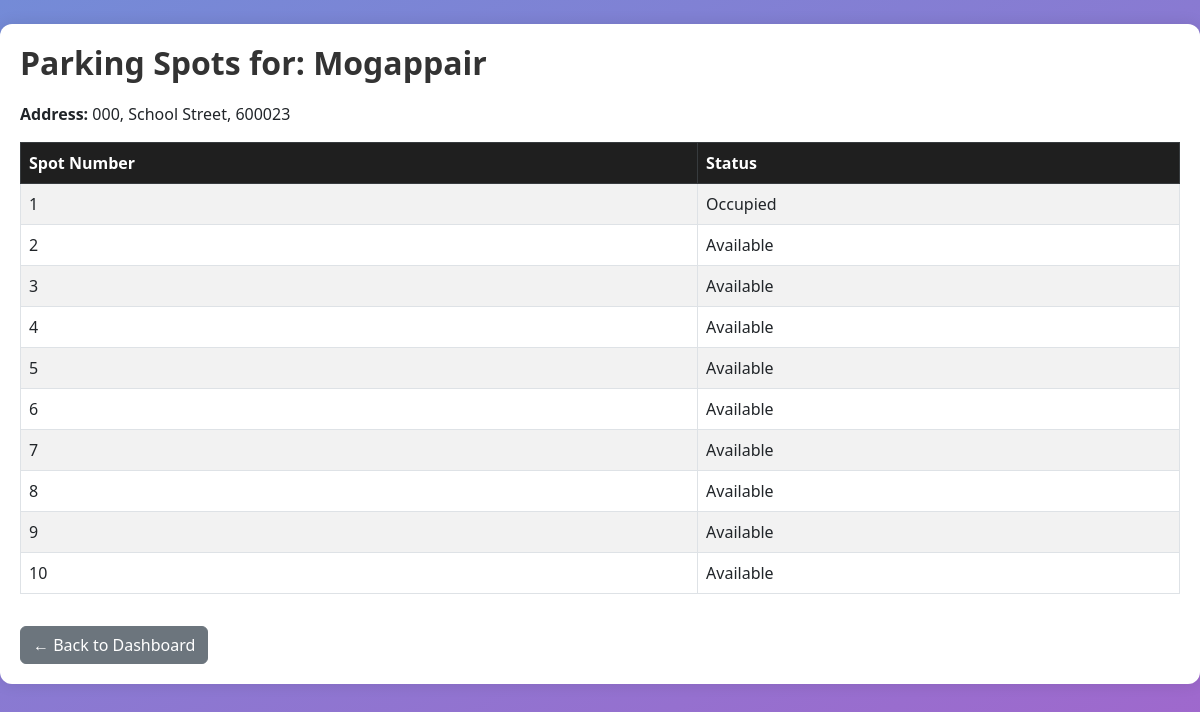
Page /admin/lots/3/spots on the committed database.
### models/models.py (models this page shows)
class ParkingLot(db.Model):
    id = db.Column(db.Integer, primary_key=True)
    name = db.Column(db.String(100), nullable=False)
    address = db.Column(db.String(200), nullable=False)
    pin_code = db.Column(db.String(10), nullable=False)
    price = db.Column(db.Float, nullable=False)
    max_spots = db.Column(db.Integer, nullable=False)
    spots = db.relationship('ParkingSpot', backref='lot')

class ParkingSpot(db.Model):
    id = db.Column(db.Integer, primary_key=True)
    lot_id = db.Column(db.Integer, db.ForeignKey('parking_lot.id'), nullable=False)
    spot_number = db.Column(db.Integer, nullable=False)
    status = db.Column(db.String(1), nullable=False, default='A')  # A = Available, O = Occupied
    reservations = db.relationship('Reservation', backref='spot')

### app.py (the view)
@app.route('/admin/lots/<int:lot_id>/spots')
def view_spots(lot_id):
    lot = ParkingLot.query.get_or_404(lot_id)
    spots = ParkingSpot.query.filter_by(lot_id=lot.id).all()
    return render_template('view_spots.html', lot=lot, spots=spots)

### templates/view_spots.html (shortened to what this page needs)
{% extends 'layout.html' %}
{% set title = "View" %}
{% block content %}
<div class="container mt-4">
    <h2>Parking Spots for: {{ lot.name }}</h2>
    <p><strong>Address:</strong> {{ lot.address }}, {{ lot.pin_code }}</p>
    {% if spots %}
        <table class="table table-bordered table-striped mt-3">
            <thead class="table-dark">
                <tr>
                    <th>Spot Number</th>
                    <th>Status</th>
                </tr>
            </thead>
            <tbody>
                {% for spot in spots %}
                <tr>
                    <td>{{ spot.spot_number }}</td>
                    <td>
                        {% if spot.status == 'A' %}
                            Available
                        {% else %}
                            Occupied
                        {% endif %}
                    </td>
                </tr>
                {% endfor %}
            </tbody>
        </table>
    {% else %}
        <p>No parking spots found.</p>
    {% endif %}
    <a href="{{ url_for('admin_dashboard') }}" class="btn btn-secondary mt-3">← Back to Dashboard</a>
</div>
{% endblock %}

### static/css/edit_lot.css (style rules this page uses)
body { font-family: 'Segoe UI', Tahoma, Geneva, Verdana, sans-serif; margin: 0; background-image: linear-gradient(150deg, #748bd7, #ba52c6); padding: 0; height: 200vh; }
.container { max-width: 1200px; margin: 40px auto; padding: 20px; background-color: white; border-radius: 12px; box-shadow: 0 0 15px rgba(0,0,0,0.1); }
h2, h3 { font-weight: 600; color: #333; margin-bottom: 20px; }
.table th { background-color: #1f1f1f; color: white; font-weight: 600; }
.table td, .table th { vertical-align: middle; }

### rows in the picture
ParkingLot: name "Mogappair", address "000, School Street", pin_code "600023"
ParkingSpot: spot_number "1", status "Occupied"
ParkingSpot: spot_number "2", status "Available"
ParkingSpot: spot_number "3", status "Available"
ParkingSpot: spot_number "4", status "Available"
ParkingSpot: spot_number "5", status "Available"
ParkingSpot: spot_number "6", status "Available"
ParkingSpot: spot_number "7", status "Available"
ParkingSpot: spot_number "8", status "Available"
ParkingSpot: spot_number "9", status "Available"
ParkingSpot: spot_number "10", status "Available"
